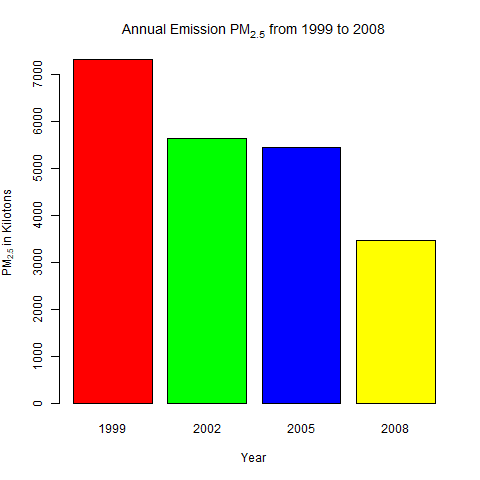

R code for this plot:
yearly_total_emissions <- aggregate(Emissions ~ year, NEI, FUN = sum)

png(filename = "plot1.png")
with(yearly_total_emissions, 
     barplot(height=Emissions/1000, names.arg = year, col = c("red", "green", "blue", "yellow"), 
             xlab = "Year", ylab = expression('PM'[2.5]*' in Kilotons'),
             main = expression('Annual Emission PM'[2.5]*' from 1999 to 2008')))
dev.off()